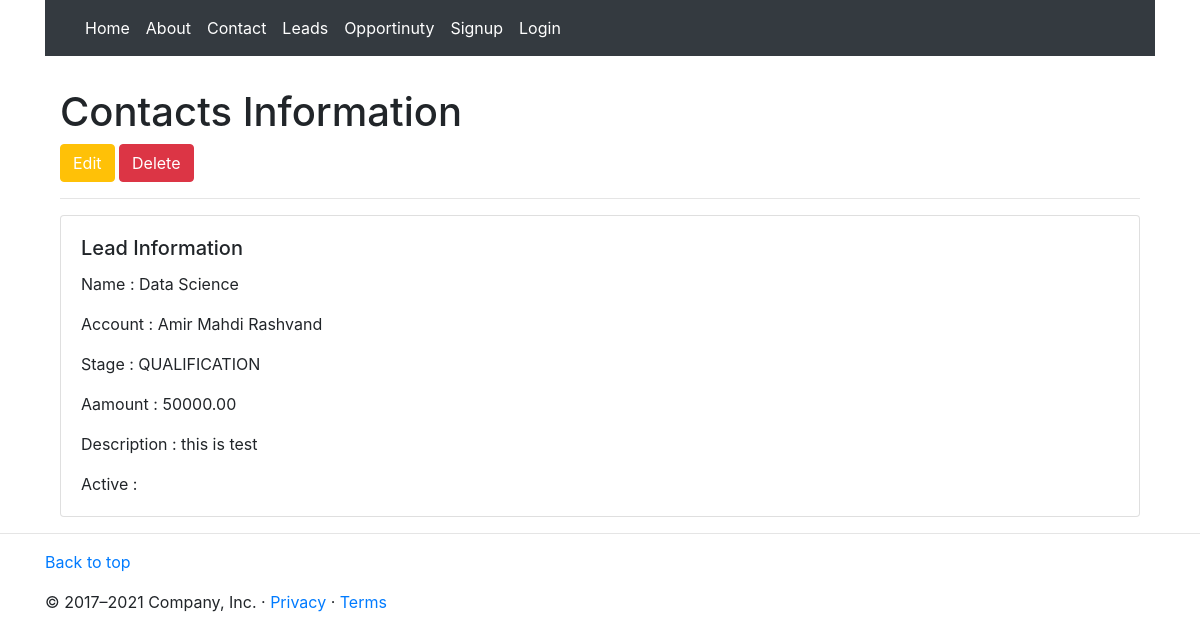
/opp/list/2, run on an earlier commit of the app's database.
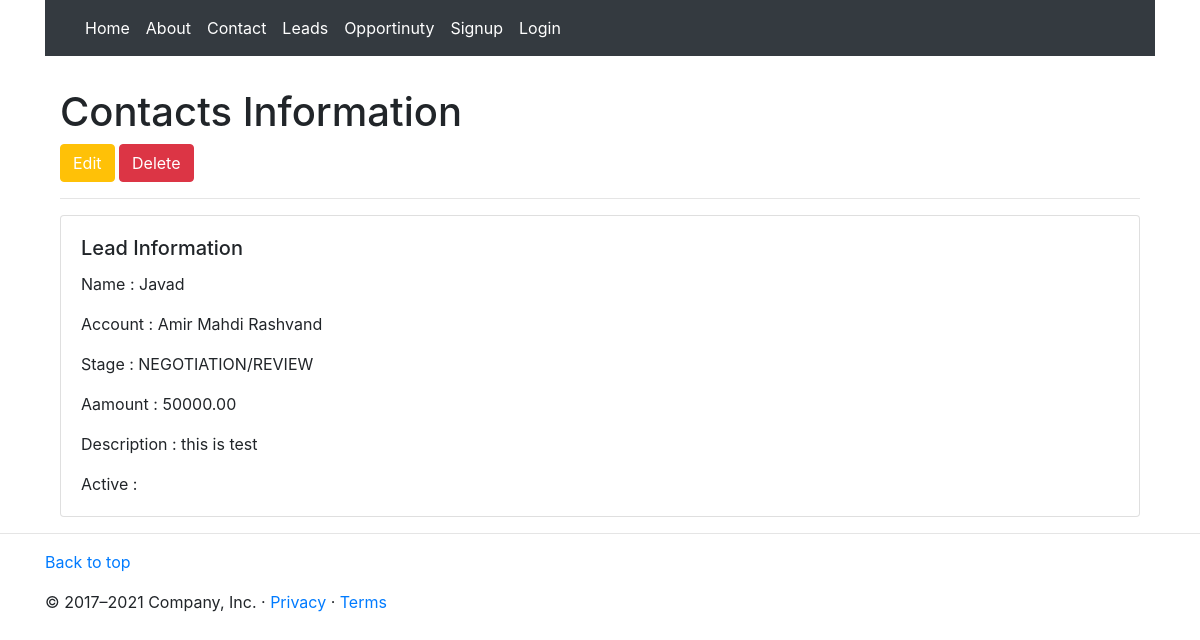
And on a later commit of the database.
### Opportunity/models.py (models this page shows, shortened)
class Opportinuty(models.Model):
    name         = models.CharField(max_length=50)
    account      = models.ForeignKey(Account, on_delete=models.CASCADE)
    stage        = models.CharField(max_length=50, choices=STAGE_CHOICES)
    amount       = models.DecimalField(max_digits=12, decimal_places=2)
    lead_souce   = models.CharField(max_length=50)
    probility    = models.CharField(max_length=50)
    contacts     = models.ManyToManyField(Contact)
    closed_by    = models.ForeignKey(User, on_delete=models.CASCADE)
    description  = models.TextField()
    created_by   = models.ForeignKey(User, on_delete=models.CASCADE,related_name='created_by_opportinuty',)
    is_active    = models.BooleanField(default=False)

### Account/models.py (models this page shows)
class Account(models.Model):
    name = models.CharField(max_length=200,blank=True)
    emai = models.EmailField(max_length=254)
    phone = models.CharField(max_length=50)
    industry = models.CharField(max_length=50, choices=INDUSTRY_CHOICES)
    website = models.URLField(max_length=200)
    description = models.TextField()
    assigned_to = models.ManyToManyField(User, related_name='assigner')
    created_on  = models.DateTimeField(auto_now_add=False)
    is_active = models.BooleanField(default=True)
    def __str__(self):
        return self.name

### Opportunity/views.py (the view)
# urls.py: path('list/<int:pk>',OOPDetailView.as_view(), name='detail'),
class OOPDetailView(DetailView):
    model = Opportinuty
    context_object_name = 'oop'
    template_name = 'detail.html'

### Opportunity/templates/detail.html (shortened to what this page needs)
{% extends 'base.html' %}
{% load static %}
{% load bootstrap4 %}
{% block content %}
    <div class="container">
         <h1 class="mt-2 pt-4 h1">Contacts Information </h1>
                  <a href="{% url 'opp:update' oop.pk %}"><input type="submit" value="Edit" class="btn btn-warning text-white" /></a>
                  <a href="{% url 'opp:delete' oop.pk %}"><input type="submit" value="Delete" class="btn btn-danger" /></a>
         <hr>
    <div class="card mb-3">
        <div class="card-body">
          <h5 class="card-title">Lead Information</h5>
          <p class="card-text">Name          : {{ oop.name}}</p>
          <p class="card-text">Account          : {{oop.account}}</p>
          <p class="card-text">Stage        : {{oop.stage}}</p>
          <p class="card-text">Aamount        : {{oop.amount}}</p>
          <p class="card-text">Description  : {{oop.description}}</p>
          <p class="card-text">Active :  {{oop.active }}</p>
        </div>
      </div>
</div>
{% endblock %}

What changed in the data, as far as the page shows it:
changed Opportinuty "this is test": name "Data Science" → "Javad"; stage "QUALIFICATION" → "NEGOTIATION/REVIEW"
